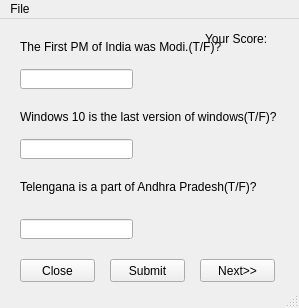
<?xml version="1.0" encoding="UTF-8"?>
<ui version="4.0">
 <class>MainWindow</class>
 <widget class="QMainWindow" name="MainWindow">
  <property name="geometry">
   <rect>
    <x>0</x>
    <y>0</y>
    <width>299</width>
    <height>308</height>
   </rect>
  </property>
  <property name="windowTitle">
   <string>Quiz(Beta)</string>
  </property>
  <widget class="QWidget" name="centralwidget">
   <widget class="QPushButton" name="btn_close">
    <property name="geometry">
     <rect>
      <x>20</x>
      <y>240</y>
      <width>75</width>
      <height>23</height>
     </rect>
    </property>
    <property name="text">
     <string>Close</string>
    </property>
   </widget>
   <widget class="QPushButton" name="btn_next">
    <property name="geometry">
     <rect>
      <x>200</x>
      <y>240</y>
      <width>75</width>
      <height>23</height>
     </rect>
    </property>
    <property name="text">
     <string>Next&gt;&gt;</string>
    </property>
   </widget>
   <widget class="QLabel" name="lbl_modi">
    <property name="geometry">
     <rect>
      <x>20</x>
      <y>20</y>
      <width>251</width>
      <height>16</height>
     </rect>
    </property>
    <property name="text">
     <string>The First PM of India was Modi.(T/F)?</string>
    </property>
   </widget>
   <widget class="QLabel" name="lbl_w10">
    <property name="geometry">
     <rect>
      <x>20</x>
      <y>90</y>
      <width>321</width>
      <height>16</height>
     </rect>
    </property>
    <property name="text">
     <string>Windows 10 is the last version of windows(T/F)?</string>
    </property>
   </widget>
   <widget class="QLabel" name="lbl_ap">
    <property name="geometry">
     <rect>
      <x>20</x>
      <y>160</y>
      <width>281</width>
      <height>16</height>
     </rect>
    </property>
    <property name="text">
     <string>Telengana is a part of Andhra Pradesh(T/F)?</string>
    </property>
   </widget>
   <widget class="QLineEdit" name="lne_ap">
    <property name="geometry">
     <rect>
      <x>20</x>
      <y>200</y>
      <width>113</width>
      <height>20</height>
     </rect>
    </property>
   </widget>
   <widget class="QLineEdit" name="lne_w10">
    <property name="geometry">
     <rect>
      <x>20</x>
      <y>120</y>
      <width>113</width>
      <height>20</height>
     </rect>
    </property>
   </widget>
   <widget class="QLineEdit" name="lne_modi">
    <property name="geometry">
     <rect>
      <x>20</x>
      <y>50</y>
      <width>113</width>
      <height>20</height>
     </rect>
    </property>
   </widget>
   <widget class="QPushButton" name="btn_submit">
    <property name="geometry">
     <rect>
      <x>110</x>
      <y>240</y>
      <width>75</width>
      <height>23</height>
     </rect>
    </property>
    <property name="text">
     <string>Submit</string>
    </property>
   </widget>
   <widget class="QLabel" name="lbl_score">
    <property name="geometry">
     <rect>
      <x>205</x>
      <y>10</y>
      <width>71</width>
      <height>20</height>
     </rect>
    </property>
    <property name="text">
     <string>Your Score:</string>
    </property>
   </widget>
  </widget>
  <widget class="QMenuBar" name="menubar">
   <property name="geometry">
    <rect>
     <x>0</x>
     <y>0</y>
     <width>299</width>
     <height>21</height>
    </rect>
   </property>
   <widget class="QMenu" name="menuFile">
    <property name="title">
     <string>File</string>
    </property>
    <addaction name="actionClose"/>
   </widget>
   <addaction name="menuFile"/>
  </widget>
  <widget class="QStatusBar" name="statusbar"/>
  <action name="actionClose">
   <property name="text">
    <string>Close</string>
   </property>
  </action>
 </widget>
 <resources/>
 <connections>
  <connection>
   <sender>btn_close</sender>
   <signal>clicked()</signal>
   <receiver>MainWindow</receiver>
   <slot>close()</slot>
   <hints>
    <hint type="sourcelabel">
     <x>65</x>
     <y>261</y>
    </hint>
    <hint type="destinationlabel">
     <x>76</x>
     <y>239</y>
    </hint>
   </hints>
  </connection>
 </connections>
</ui>
